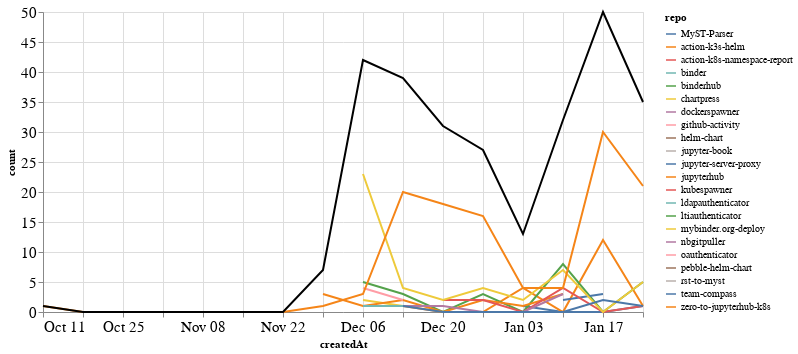

This figure's notebook cell:
### Markdown cell above
### Comments

### Code cell
comments_time = comments.groupby('repo').resample('W', on='createdAt').count()['author'].reset_index()
comments_time = comments_time.rename(columns={'author': 'count'})
comments_time_total = comments_time.groupby('createdAt').agg({"count": "sum"}).reset_index()
ch1 = alt.Chart(comments_time, width=600).mark_line().encode(
    x='createdAt',
    y='count',
    color='repo',
    tooltip="repo"
)

ch2 = alt.Chart(comments_time_total, width=600).mark_line(color="black").encode(
    x='createdAt',
    y='count',
)

ch1 + ch2

### Figure 1 — Vega-Lite specification as saved in the notebook (floating-point values rounded to 4 significant figures)
{"config": {"axisLeft": {"labelFontSize": 15}, "axisBottom": {"labelFontSize": 15}}, "layer": [{"data": {"name": "data-77f8655837ab9c7f1297b7c2c7ba49fc"}, "mark": "line", "encoding": {"color": {"type": "nominal", "field": "repo"}, "tooltip": {"type": "nominal", "field": "repo"}, "x": {"type": "temporal", "field": "createdAt"}, "y": {"type": "quantitative", "field": "count"}}, "width": 600}, {"data": {"name": "data-69916419de95e7ce331dfaa4b00f12f1"}, "mark": {"type": "line", "color": "black"}, "encoding": {"x": {"type": "temporal", "field": "createdAt"}, "y": {"type": "quantitative", "field": "count"}}, "width": 600}], "$schema": "https://vega.github.io/schema/vega-lite/v4.8.1.json", "datasets": {"data-77f8655837ab9c7f1297b7c2c7ba49fc": [{"repo": "MyST-Parser", "createdAt": "2021-01-03T00:00:00", "count": 1}, {"repo": "MyST-Parser", "createdAt": "2021-01-10T00:00:00", "count": 0}, {"repo": "MyST-Parser", "createdAt": "2021-01-17T00:00:00", "count": 0}, {"repo": "MyST-Parser", "createdAt": "2021-01-24T00:00:00", "count": 1}, {"repo": "action-k3s-helm", "createdAt": "2020-12-13T00:00:00", "count": 1}, {"repo": "action-k3s-helm", "createdAt": "2020-12-20T00:00:00", "count": 0}, {"repo": "action-k3s-helm", "createdAt": "2020-12-27T00:00:00", "count": 0}, {"repo": "action-k3s-helm", "createdAt": "2021-01-03T00:00:00", "count": 4}, {"repo": "action-k3s-helm", "createdAt": "2021-01-10T00:00:00", "count": 0}, {"repo": "action-k3s-helm", "createdAt": "2021-01-17T00:00:00", "count": 12}, {"repo": "action-k3s-helm", "createdAt": "2021-01-24T00:00:00", "count": 1}, {"repo": "action-k8s-namespace-report", "createdAt": "2021-01-17T00:00:00", "count": 3}, {"repo": "binder", "createdAt": "2020-11-29T00:00:00", "count": 3}, {"repo": "binderhub", "createdAt": "2020-12-06T00:00:00", "count": 5}, {"repo": "binderhub", "createdAt": "2020-12-13T00:00:00", "count": 3}, {"repo": "binderhub", "createdAt": "2020-12-20T00:00:00", "count": 0}, {"repo": "binderhub", "createdAt": "2020-12-27T00:00:00", "count": 3}, {"repo": "binderhub", "createdAt": "2021-01-03T00:00:00", "count": 0}, {"repo": "binderhub", "createdAt": "2021-01-10T00:00:00", "count": 8}, {"repo": "binderhub", "createdAt": "2021-01-17T00:00:00", "count": 0}, {"repo": "binderhub", "createdAt": "2021-01-24T00:00:00", "count": 5}, {"repo": "chartpress", "createdAt": "2020-12-06T00:00:00", "count": 2}, {"repo": "chartpress", "createdAt": "2020-12-13T00:00:00", "count": 1}, {"repo": "chartpress", "createdAt": "2020-12-20T00:00:00", "count": 1}, {"repo": "dockerspawner", "createdAt": "2020-12-20T00:00:00", "count": 7}, {"repo": "github-activity", "createdAt": "2020-12-13T00:00:00", "count": 1}, {"repo": "helm-chart", "createdAt": "2021-01-03T00:00:00", "count": 1}, {"repo": "jupyter-book", "createdAt": "2020-12-13T00:00:00", "count": 1}, {"repo": "jupyter-server-proxy", "createdAt": "2021-01-10T00:00:00", "count": 2}, {"repo": "jupyter-server-proxy", "createdAt": "2021-01-17T00:00:00", "count": 3}, {"repo": "jupyterhub", "createdAt": "2020-11-29T00:00:00", "count": 3}, {"repo": "jupyterhub", "createdAt": "2020-12-06T00:00:00", "count": 1}, {"repo": "jupyterhub", "createdAt": "2020-12-13T00:00:00", "count": 2}, {"repo": "jupyterhub", "createdAt": "2020-12-20T00:00:00", "count": 0}, {"repo": "jupyterhub", "createdAt": "2020-12-27T00:00:00", "count": 2}, {"repo": "jupyterhub", "createdAt": "2021-01-03T00:00:00", "count": 1}, {"repo": "jupyterhub", "createdAt": "2021-01-10T00:00:00", "count": 3}, {"repo": "kubespawner", "createdAt": "2020-12-20T00:00:00", "count": 2}, {"repo": "kubespawner", "createdAt": "2020-12-27T00:00:00", "count": 2}, {"repo": "kubespawner", "createdAt": "2021-01-03T00:00:00", "count": 0}, {"repo": "kubespawner", "createdAt": "2021-01-10T00:00:00", "count": 4}, {"repo": "kubespawner", "createdAt": "2021-01-17T00:00:00", "count": 0}, {"repo": "kubespawner", "createdAt": "2021-01-24T00:00:00", "count": 1}, {"repo": "ldapauthenticator", "createdAt": "2020-12-06T00:00:00", "count": 1}, {"repo": "ldapauthenticator", "createdAt": "2020-12-13T00:00:00", "count": 1}, {"repo": "ltiauthenticator", "createdAt": "2020-12-06T00:00:00", "count": 3}, {"repo": "mybinder.org-deploy", "createdAt": "2020-12-06T00:00:00", "count": 23}, {"repo": "mybinder.org-deploy", "createdAt": "2020-12-13T00:00:00", "count": 4}, {"repo": "mybinder.org-deploy", "createdAt": "2020-12-20T00:00:00", "count": 2}, {"repo": "mybinder.org-deploy", "createdAt": "2020-12-27T00:00:00", "count": 4}, {"repo": "mybinder.org-deploy", "createdAt": "2021-01-03T00:00:00", "count": 2}, {"repo": "mybinder.org-deploy", "createdAt": "2021-01-10T00:00:00", "count": 7}, {"repo": "mybinder.org-deploy", "createdAt": "2021-01-17T00:00:00", "count": 0}, {"repo": "mybinder.org-deploy", "createdAt": "2021-01-24T00:00:00", "count": 5}, {"repo": "nbgitpuller", "createdAt": "2020-12-13T00:00:00", "count": 1}, {"repo": "nbgitpuller", "createdAt": "2020-12-20T00:00:00", "count": 1}, {"repo": "nbgitpuller", "createdAt": "2020-12-27T00:00:00", "count": 0}, {"repo": "nbgitpuller", "createdAt": "2021-01-03T00:00:00", "count": 0}, {"repo": "nbgitpuller", "createdAt": "2021-01-10T00:00:00", "count": 3}, {"repo": "oauthenticator", "createdAt": "2020-12-06T00:00:00", "count": 4}, {"repo": "oauthenticator", "createdAt": "2020-12-13T00:00:00", "count": 2}, {"repo": "pebble-helm-chart", "createdAt": "2020-12-13T00:00:00", "count": 1}, {"repo": "rst-to-myst", "createdAt": "2021-01-10T00:00:00", "count": 1}, {"repo": "team-compass", "createdAt": "2020-12-13T00:00:00", "count": 1}, {"repo": "team-compass", "createdAt": "2020-12-20T00:00:00", "count": 0}, {"repo": "team-compass", "createdAt": "2020-12-27T00:00:00", "count": 0}, {"repo": "team-compass", "createdAt": "2021-01-03T00:00:00", "count": 0}, {"repo": "team-compass", "createdAt": "2021-01-10T00:00:00", "count": 0}, {"repo": "team-compass", "createdAt": "2021-01-17T00:00:00", "count": 2}, {"repo": "team-compass", "createdAt": "2021-01-24T00:00:00", "count": 1}, {"repo": "zero-to-jupyterhub-k8s", "createdAt": "2020-10-11T00:00:00", "count": 1}, {"repo": "zero-to-jupyterhub-k8s", "createdAt": "2020-10-18T00:00:00", "count": 0}, {"repo": "zero-to-jupyterhub-k8s", "createdAt": "2020-10-25T00:00:00", "count": 0}, {"repo": "zero-to-jupyterhub-k8s", "createdAt": "2020-11-01T00:00:00", "count": 0}, {"repo": "zero-to-jupyterhub-k8s", "createdAt": "2020-11-08T00:00:00", "count": 0}, {"repo": "zero-to-jupyterhub-k8s", "createdAt": "2020-11-15T00:00:00", "count": 0}, {"repo": "zero-to-jupyterhub-k8s", "createdAt": "2020-11-22T00:00:00", "count": 0}, {"repo": "zero-to-jupyterhub-k8s", "createdAt": "2020-11-29T00:00:00", "count": 1}, {"repo": "zero-to-jupyterhub-k8s", "createdAt": "2020-12-06T00:00:00", "count": 3}, {"repo": "zero-to-jupyterhub-k8s", "createdAt": "2020-12-13T00:00:00", "count": 20}, {"repo": "zero-to-jupyterhub-k8s", "createdAt": "2020-12-20T00:00:00", "count": 18}, {"repo": "zero-to-jupyterhub-k8s", "createdAt": "2020-12-27T00:00:00", "count": 16}, {"repo": "zero-to-jupyterhub-k8s", "createdAt": "2021-01-03T00:00:00", "count": 4}, {"repo": "zero-to-jupyterhub-k8s", "createdAt": "2021-01-10T00:00:00", "count": 4}, {"repo": "zero-to-jupyterhub-k8s", "createdAt": "2021-01-17T00:00:00", "count": 30}, {"repo": "zero-to-jupyterhub-k8s", "createdAt": "2021-01-24T00:00:00", "count": 21}], "data-69916419de95e7ce331dfaa4b00f12f1": [{"createdAt": "2020-10-11T00:00:00", "count": 1}, {"createdAt": "2020-10-18T00:00:00", "count": 0}, {"createdAt": "2020-10-25T00:00:00", "count": 0}, {"createdAt": "2020-11-01T00:00:00", "count": 0}, {"createdAt": "2020-11-08T00:00:00", "count": 0}, {"createdAt": "2020-11-15T00:00:00", "count": 0}, {"createdAt": "2020-11-22T00:00:00", "count": 0}, {"createdAt": "2020-11-29T00:00:00", "count": 7}, {"createdAt": "2020-12-06T00:00:00", "count": 42}, {"createdAt": "2020-12-13T00:00:00", "count": 39}, {"createdAt": "2020-12-20T00:00:00", "count": 31}, {"createdAt": "2020-12-27T00:00:00", "count": 27}, {"createdAt": "2021-01-03T00:00:00", "count": 13}, {"createdAt": "2021-01-10T00:00:00", "count": 32}, {"createdAt": "2021-01-17T00:00:00", "count": 50}, {"createdAt": "2021-01-24T00:00:00", "count": 35}]}}
